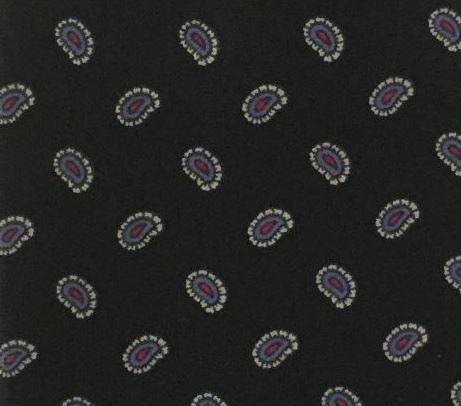
#> input picture tie.jpg, 461 x 406 px
$ python 'task 2.py'
#> lines starting #> are read from the running program, lines starting #| are printed output that depends on the picture
import numpy as np
import matplotlib.pyplot as plt
from skimage import io, img_as_float
from skimage.color import rgb2gray
from skimage.feature import match_template, peak_local_max


def graph(grayscale_image, grayscale_image_temp, highlight, local_max):
    '''defines function that plots a graph
       shows the grayscale template image and grayscale input image
       plots a highlighter around any instance of the template image inside the input image
       plots peak local maxima for all instances of the template image'''
    #create plot
    fig, (ax1, ax2, ax3) = plt.subplots(1, 3, figsize=(8, 4))

    #show images
    ax1.imshow(grayscale_image_temp, cmap=plt.cm.gray)
    ax2.imshow(grayscale_image, cmap=plt.cm.gray)
    ax3.imshow(grayscale_image, cmap=plt.cm.gray)

    #plot peak local maximas
    ax3.plot(local_max[:, 1], local_max[:, 0], 'r.')

    #set titles to all images
    ax1.set_title('template_tie')
    ax2.set_title('tie')
    ax3.set_title('local maxima')

    #set all axis off
    ax1.set_axis_off()
    ax2.set_axis_off()
    ax3.set_axis_off()

    #highlight the detected match
    ax2.add_patch(highlight)

    plt.show()


def main():
    '''defines function which reads in the image template and input image
       converts images to grayscale
       matches the template image to the input image using template matching function
       creates a highlight around any instance of the template image
       calculates the peak local maximas to find all instances of the template image
       calls graph function'''
    #read in images
    image_file = 'tie.jpg'
    image_template_file = 'template_tie.jpg'
    image = io.imread(image_file)
#> image is the input picture: shape (406, 461, 3); mean R, G, B 36.8, 37.1, 35.6
    image_template = io.imread(image_template_file)
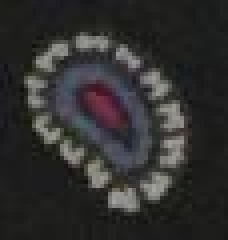
#> input picture template_tie.jpg, 57 x 60 px (shown 4 times larger)
#> image_template is the input picture: shape (60, 57, 3); mean R, G, B 48.6, 47.8, 47.2

    #convert images to grayscale
    grayscale_image = rgb2gray(image)
    grayscale_image_temp = rgb2gray(image_template)
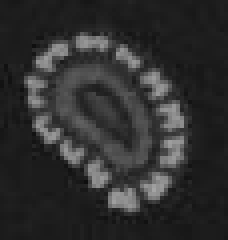
#> grayscale_image_temp: shape (60, 57) float64 (shown 4 times larger); min 0.0585, max 0.645, mean 0.188
    image_float = img_as_float(grayscale_image)

    #match template image and calculate peak local maxima
    result = np.array(match_template(grayscale_image, grayscale_image_temp))
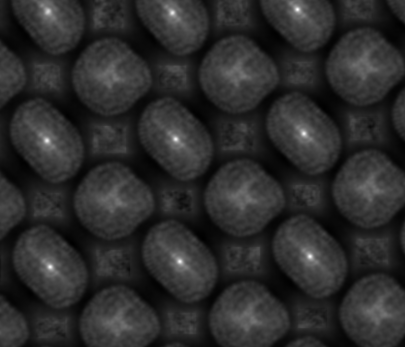
#> result: shape (347, 405) float64; min -0.23, max 0.985, mean -0.0181; drawn with min black and max white
    pos = np.unravel_index(np.argmax(result), result.shape)
#> pos = (9, 297)
    x, y = pos[::-1]
#> x = 297; y = 9
    local_max = peak_local_max(image_float, min_distance=1, threshold_rel=0.5)
#> local_max = 860 pairs, first value 10 to 404, second value 1 to 459

    #calculate width and height of the template and create a highlight around it
    wtie, htie = grayscale_image_temp.shape
#> wtie = 60; htie = 57
    highlight = plt.Rectangle((x, y), wtie, htie, edgecolor='r', facecolor='none')

    #call graph function to display graph
    graph(grayscale_image, grayscale_image_temp, highlight, local_max)
#> in graph, `plt.show()`:
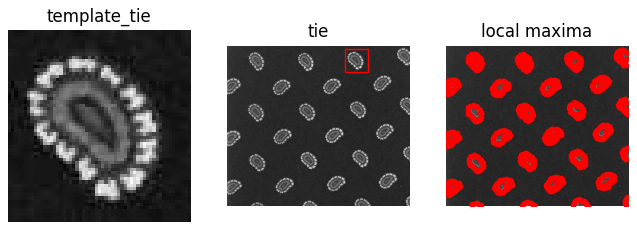
#> figure drawn by matplotlib, 3 panels


#run code
if __name__ == "__main__":
    main()
